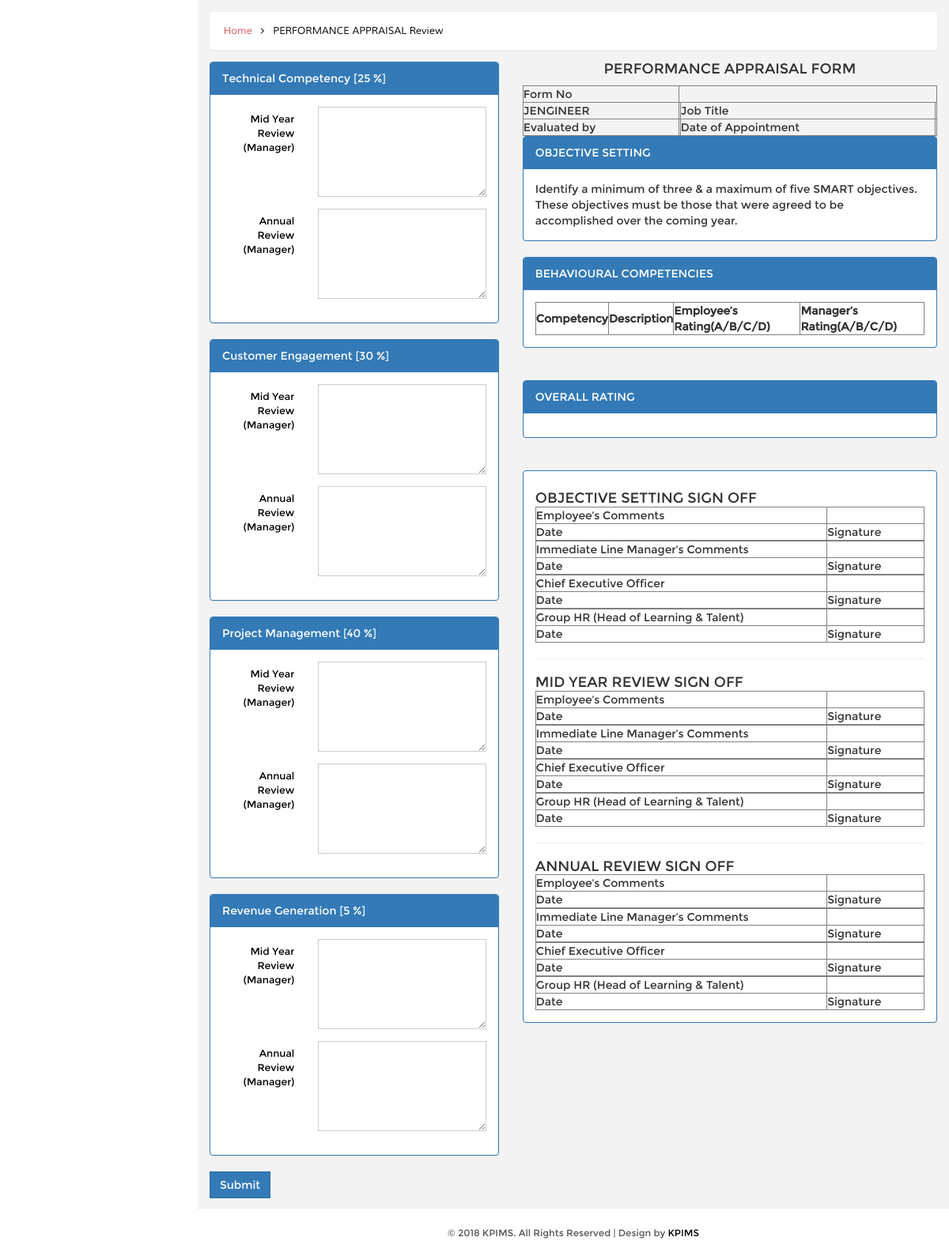
Page /PAFID_approval_step1.php on the committed database.
### tables this page shows
CREATE TABLE `kpi_goal_objective` (
  `id` int(5) NOT NULL AUTO_INCREMENT,
  `user_role` varchar(20) DEFAULT NULL,
  `goal_ratio_id` int(5) DEFAULT NULL,
  `objective` varchar(50) DEFAULT NULL,
  `point` int(5) DEFAULT NULL,
  `unit` varchar(20) DEFAULT NULL,
  `measurement` varchar(20) DEFAULT NULL,
  PRIMARY KEY (`id`)
);

CREATE TABLE `kpi_goal_ratio` (
  `id` int(5) NOT NULL AUTO_INCREMENT,
  `goal_ratio` varchar(20) DEFAULT NULL,
  `precentage` decimal(10,2) DEFAULT NULL,
  PRIMARY KEY (`id`)
);

### DB.php (called while the page is built, shortened)
<?php
function getDBConnection() {
    $servername = "localhost";
    $username = "root";
    $password = "123";
    $db = "kpimsdb";
    $conn = mysqli_connect($servername, $username, $password, $db);
    if (!$conn) {
        die("Connection failed: " . mysqli_connect_error());
    } else {
        return $conn;
    }
}
function getData($sql) {
    $conn = getDBConnection();
    $result = mysqli_query($conn, $sql);
    if (mysqli_num_rows($result) > 0) {
        return $result;
    } else {
        return FALSE;
    }
}
?>

### PAFID_approval_step1.php (the view, shortened to what this page needs)
<!DOCTYPE HTML>
<html>
    <?php include_once './DB.php'; ?>
    <head>
        <link href="css/bootstrap.min.css" rel='stylesheet' type='text/css' />
        <link href="css/style.css" rel='stylesheet' type='text/css' />
        <link href="css/font-awesome.css" rel="stylesheet">
        <link href="css/custom.css" rel="stylesheet">
    </head>
    <body>
        <div id="wrapper">
            <div id="page-wrapper" class="gray-bg dashbard-1">
                <div class="content-main">
                    <div class="banner">
                        <h2>
                             <a href="home.php">Home</a>
                            <i class="fa fa-angle-right"></i>
                            <span>PERFORMANCE APPRAISAL Review</span>
                        </h2>
                    </div>
                    <div class="content-top">
                        <div class="col-md-5 ">
                            <form action="PIFID_objective_setting_approval.php" method="post">
                                <?php
                                $sql = "SELECT kpi_goal_objective.*,kpi_goal_ratio.goal_ratio,kpi_goal_ratio.precentage FROM kpi_goal_objective
INNER JOIN kpi_goal_ratio
ON kpi_goal_objective.goal_ratio_id = kpi_goal_ratio.id
WHERE kpi_goal_objective.user_role = 'JENGINEER'";
                                $data = getData($sql);
                                foreach ($data as $value) {
                                    ?>
                                    <div class="panel panel-primary">
                                        <div class="panel-heading "><?= $value['goal_ratio'] ?> [<?= $value['point'] ?> %]</div>
                                        <div class="panel-body form-horizontal">
                                            <form class="form-horizontal">
                                                <div class="form-group">
                                                    <label for="textarea" class="control-label col-xs-4">Mid Year Review (Manager) </label>
                                                    <div class="col-xs-8">
                                                        <textarea id="textarea" required="" name="<?= $value['id'] ?>_mid_year_comment_manager" cols="40" rows="5" class="form-control"></textarea>
                                                    </div>
                                                </div>
                                                <div class="form-group">
                                                    <label for="textarea1" class="control-label col-xs-4">Annual Review (Manager)</label>
                                                    <div class="col-xs-8">
                                                        <textarea id="textarea1"  required=""  name="<?= $value['id'] ?>_annual_comment_manager" cols="40" rows="5" class="form-control"></textarea>
                                                    </div>
                                                </div>
                                        </div>
                                    </div>
                                    <?php
                                }
                                ?>
                                <button name="submit" type="submit" class="btn btn-primary">Submit</button><br>
                            </form>
                        </div>
                        <div class="col-md-7 ">
                            <?php include './PAF.php';?>
                        </div>
                    </div>
                    <?php
                    include './_footer.php';
                    ?>
                </div>
            </div>
        </div>
    </body>
</html>

### css/style.css (style rules this page uses)
h4, h5, h6, h1, h2, h3 { margin: 0; }
html, body { font-family:'Montserrat-Regular'; background:#F3F3F4; overflow-x: hidden; }
body a { transition:0.5s all; -webkit-transition:0.5s all; -moz-transition:0.5s all; -o-transition:0.5s all; -ms-transition:0.5s all; }
div#wrapper { background-color: #fff; }
@media (min-width: 768px) { #page-wrapper { position: inherit; margin: 0 0 0 240px; min-height: 1000px; } }
.content-main { background-color: #F3F3F4; padding-top: 1em; }
.banner { background: #fff; display: block; margin: 0em 1em ; padding:1em; border: 1px solid #ebeff6; border-color: #ebeff6; border-radius: 4px; -webkit-border-radius: 4px; -o-border-radius: 4px; -moz-border-radius: 4px; -ms-border-radius: 4px; -webkit-box-shadow: 0 1px 1px rgba(0,0,0,.05); box-shadow: 0 1px 1px rgba(0,0,0,.05); }
.banner h2 { font-size:0.9em; }
.banner h2 a { color:#D95459; text-decoration:none; font-family: 'Muli-Regular'; padding:0.3em ; }
.banner h2 span { color:#000; font-family: 'Muli-Regular'; padding:0.3em ; }
.banner h2 i { color:#000; vertical-align:middle; padding:0.3em ; }
.content-top { padding: 1em 0; }
.form-control { box-shadow: none; outline: none; border-radius: 0px; font-family: 'Muli-Regular'; }
.btn { border-radius: 0px; outline: none; }
.checkbox-inline label,.checkbox-inline1 label,.form-group label { font-weight:400; }
label.control-label { font-weight: 100; color: #000; font-size: 0.9em; margin: 0; }

### css/custom.css (style rules this page uses)
#wrapper { width: 100%; }
#page-wrapper { min-height: 568px; }
@media (min-width:768px) { #page-wrapper { position: inherit; margin: 0 0 0 250px; } }

### rows in the picture
kpi_goal_objective: kpi_goal_ratio.goal_ratio "Technical Competency", point "25"
kpi_goal_objective: kpi_goal_ratio.goal_ratio "Customer Engagement", point "30"
kpi_goal_objective: kpi_goal_ratio.goal_ratio "Project Management", point "40"
kpi_goal_objective: kpi_goal_ratio.goal_ratio "Revenue Generation", point "5"
